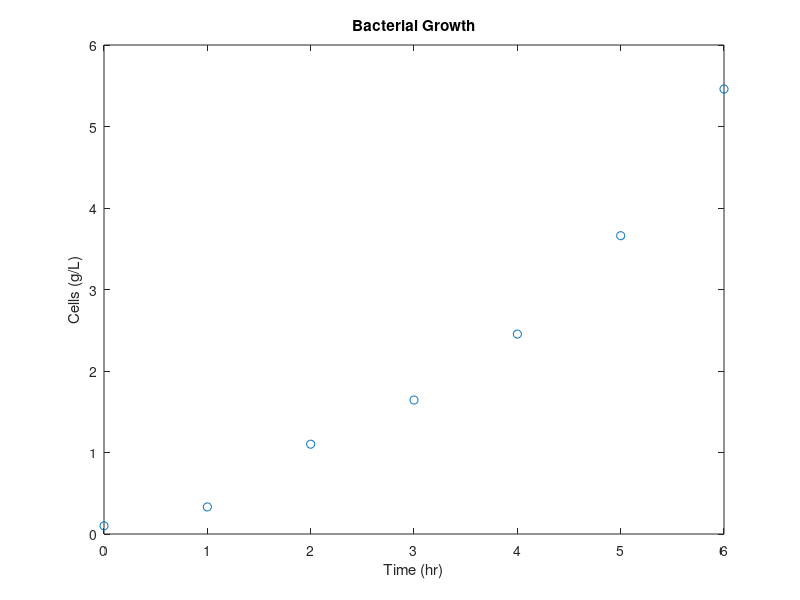

Source code (MATLAB): (Note: this script raises an error after producing the figure.)
% Define the time and cells data
time = [0 1 2 3 4 5 6];
cells = [0.100 0.332 1.102 1.644 2.453 3.660 5.460];

% Plot the data
figure(1)
plot(time, cells, 'o')
xlabel('Time (hr)')
ylabel('Cells (g/L)')
title('Bacterial Growth')

% Define the linear and quadratic approximations
H_lin = [ones(length(time),1), time'];
H_quad = [ones(length(time),1), time', time'.^2];

% Compute the linear and quadratic approximation polynomials using Solve_NE()
a_lin = Solve_NE(H_lin, cells');
a_quad = Solve_NE(H_quad, cells');

% Plot the linear and quadratic polynomials
hold on
t = linspace(0, 6);
y_lin = polyval(fliplr(a_lin'), t);
y_quad = polyval(a_quad, t);
plot(t, y_lin, 'r')
plot(t, y_quad, 'g')
legend('Data', 'Linear Approximation', 'Quadratic Approximation')

% Estimate the specific growth rate during the first 2 hours
t1 = time(1:2);
c1 = cells(1:2);
a1_lin = Solve_NE([ones(length(t1),1), t1'], c1');
r1 = a1_lin(2);
fprintf('Specific growth rate during the first 2 hours: %.4f\n', r1)

% Estimate the specific growth rate during the next 4 hours
t2 = time(3:end);
c2 = cells(3:end);
a2_lin = Solve_NE([ones(length(t2),1), t2'], c2');
r2 = a2_lin(2);

% Display the specific growth rates
fprintf('Specific growth rate during the next 4 hours: %.4f\n', r2)

function [a] = Solve_NE(H, y)

% Transpose H
H_transpose = H';

% Calculate the normal equations
A = H_transpose * H;
b = H_transpose * y;

% Solve the normal equations using Cholesky factorization
R = chol(A);
z = R' \ b;
a = R \ z;
end